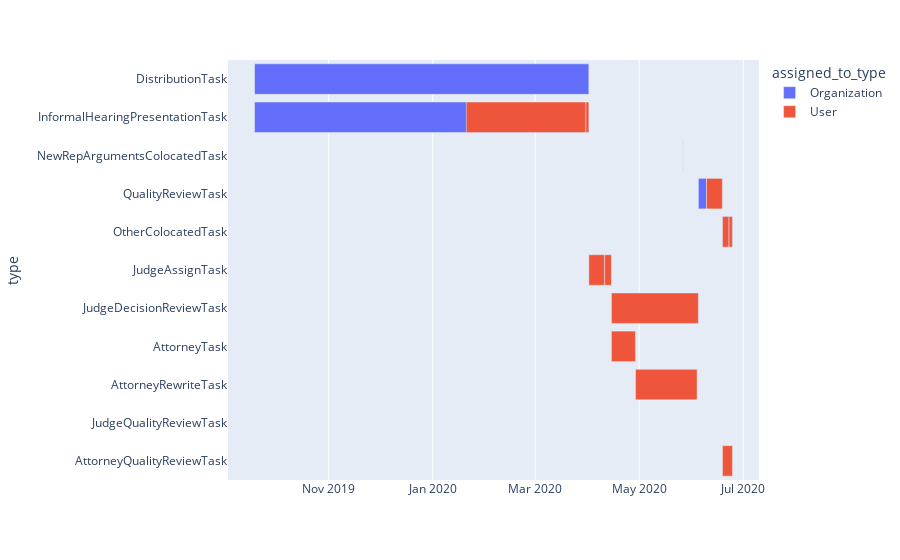

Notebook code cell kept with this figure:
### Code cell
fig = px.timeline(filteredDf, x_start="created_at", x_end="updated_at", y="type", color="assigned_to_type")
fig.update_yaxes(autorange="reversed") # otherwise tasks are listed from the bottom up
fig.show()

### Figure 1 — Plotly figure (JSON) as saved in the notebook; plotly's stock layout.template omitted (floating-point values rounded to 4 significant figures)
{"data": [{"alignmentgroup": "True", "base": ["2019-09-18T13:25:12.216959", "2019-09-18T13:25:12.225048", "2020-05-26T15:43:53.322659", "2020-06-04T16:24:33.199688", "2020-06-18T20:32:41.683567"], "hovertemplate": "assigned_to_type=Organization<br>created_at=%{base}<br>updated_at=%{x}<br>type=%{y}<extra></extra>", "legendgroup": "Organization", "marker": {"color": "#636efa"}, "name": "Organization", "offsetgroup": "Organization", "orientation": "h", "showlegend": true, "textposition": "auto", "type": "bar", "x": [16928714052, 16928476713, 4658473, 412255315, 496909754], "xaxis": "x", "y": ["DistributionTask", "InformalHearingPresentationTask", "NewRepArgumentsColocatedTask", "QualityReviewTask", "OtherColocatedTask"], "yaxis": "y"}, {"alignmentgroup": "True", "base": ["2020-01-20T16:32:10.376452", "2020-03-30T18:16:25.938178", "2020-04-01T11:50:26.258360", "2020-04-10T18:24:37.079392", "2020-04-14T17:18:11.863861", "2020-04-14T17:18:11.983759", "2020-04-28T20:31:47.202939", "2020-05-26T15:43:53.366353", "2020-06-09T10:55:28.500488", "2020-06-18T18:24:26.192867", "2020-06-18T19:08:33.004488", "2020-06-18T20:32:41.743112", "2020-06-22T15:57:05.591825"], "hovertemplate": "assigned_to_type=User<br>created_at=%{base}<br>updated_at=%{x}<br>type=%{y}<extra></extra>", "legendgroup": "User", "marker": {"color": "#EF553B"}, "name": "User", "offsetgroup": "User", "orientation": "h", "showlegend": true, "textposition": "auto", "type": "bar", "x": [6054255640, 149402979, 801250834, 341614818, 4403180939, 1216800288, 3118716181, 4658387, 804537709, 2646829, 506955036, 329063862, 167845820], "xaxis": "x", "y": ["InformalHearingPresentationTask", "InformalHearingPresentationTask", "JudgeAssignTask", "JudgeAssignTask", "JudgeDecisionReviewTask", "AttorneyTask", "AttorneyRewriteTask", "NewRepArgumentsColocatedTask", "QualityReviewTask", "JudgeQualityReviewTask", "AttorneyQualityReviewTask", "OtherColocatedTask", "OtherColocatedTask"], "yaxis": "y"}], "layout": {"barmode": "overlay", "legend": {"title": {"text": "assigned_to_type"}, "tracegroupgap": 0}, "margin": {"t": 60}, "xaxis": {"anchor": "y", "domain": [0, 1], "type": "date"}, "yaxis": {"anchor": "x", "autorange": "reversed", "domain": [0, 1], "title": {"text": "type"}}}}
